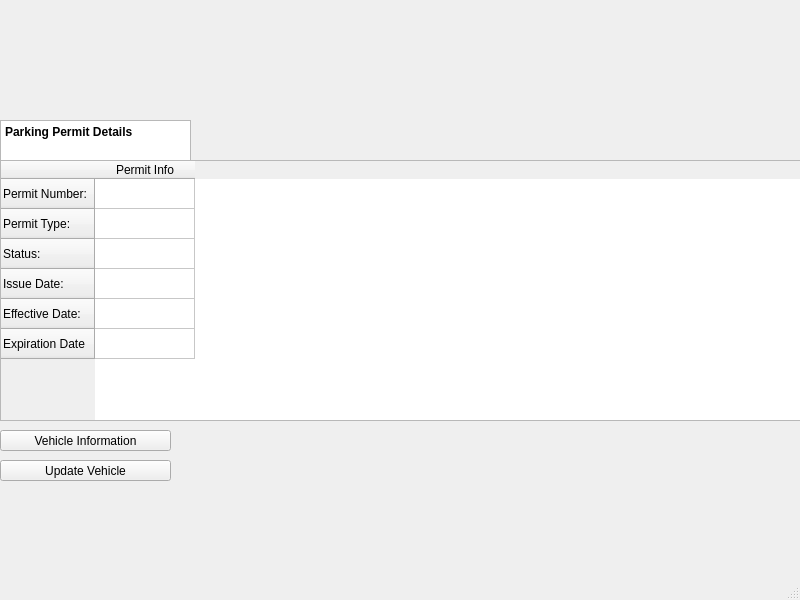
<?xml version="1.0" encoding="UTF-8"?>
<ui version="4.0">
 <class>PermitPage</class>
 <widget class="QMainWindow" name="PermitPage">
  <property name="geometry">
   <rect>
    <x>0</x>
    <y>0</y>
    <width>800</width>
    <height>600</height>
   </rect>
  </property>
  <property name="windowTitle">
   <string>PermitPage</string>
  </property>
  <widget class="QWidget" name="centralwidget">
   <widget class="QTextEdit" name="textEdit">
    <property name="geometry">
     <rect>
      <x>0</x>
      <y>120</y>
      <width>191</width>
      <height>41</height>
     </rect>
    </property>
    <property name="html">
     <string>&lt;!DOCTYPE HTML PUBLIC &quot;-//W3C//DTD HTML 4.0//EN&quot; &quot;http://www.w3.org/TR/REC-html40/strict.dtd&quot;&gt;
&lt;html&gt;&lt;head&gt;&lt;meta name=&quot;qrichtext&quot; content=&quot;1&quot; /&gt;&lt;meta charset=&quot;utf-8&quot; /&gt;&lt;style type=&quot;text/css&quot;&gt;
p, li { white-space: pre-wrap; }
hr { height: 1px; border-width: 0; }
li.unchecked::marker { content: &quot;\2610&quot;; }
li.checked::marker { content: &quot;\2612&quot;; }
&lt;/style&gt;&lt;/head&gt;&lt;body style=&quot; font-family:'Segoe UI'; font-size:9pt; font-weight:400; font-style:normal;&quot;&gt;
&lt;p style=&quot; margin-top:0px; margin-bottom:0px; margin-left:0px; margin-right:0px; -qt-block-indent:0; text-indent:0px;&quot;&gt;&lt;span style=&quot; font-weight:700;&quot;&gt;Parking Permit Details&lt;/span&gt;&lt;/p&gt;&lt;/body&gt;&lt;/html&gt;</string>
    </property>
   </widget>
   <widget class="QTextEdit" name="textEdit_2">
    <property name="geometry">
     <rect>
      <x>180</x>
      <y>160</y>
      <width>171</width>
      <height>31</height>
     </rect>
    </property>
    <property name="html">
     <string>&lt;!DOCTYPE HTML PUBLIC &quot;-//W3C//DTD HTML 4.0//EN&quot; &quot;http://www.w3.org/TR/REC-html40/strict.dtd&quot;&gt;
&lt;html&gt;&lt;head&gt;&lt;meta name=&quot;qrichtext&quot; content=&quot;1&quot; /&gt;&lt;meta charset=&quot;utf-8&quot; /&gt;&lt;style type=&quot;text/css&quot;&gt;
p, li { white-space: pre-wrap; }
hr { height: 1px; border-width: 0; }
li.unchecked::marker { content: &quot;\2610&quot;; }
li.checked::marker { content: &quot;\2612&quot;; }
&lt;/style&gt;&lt;/head&gt;&lt;body style=&quot; font-family:'Segoe UI'; font-size:9pt; font-weight:400; font-style:normal;&quot;&gt;
&lt;p style=&quot; margin-top:0px; margin-bottom:0px; margin-left:0px; margin-right:0px; -qt-block-indent:0; text-indent:0px;&quot;&gt;Permit Number: &lt;/p&gt;&lt;/body&gt;&lt;/html&gt;</string>
    </property>
   </widget>
   <widget class="QTextEdit" name="textEdit_3">
    <property name="geometry">
     <rect>
      <x>180</x>
      <y>200</y>
      <width>171</width>
      <height>31</height>
     </rect>
    </property>
    <property name="html">
     <string>&lt;!DOCTYPE HTML PUBLIC &quot;-//W3C//DTD HTML 4.0//EN&quot; &quot;http://www.w3.org/TR/REC-html40/strict.dtd&quot;&gt;
&lt;html&gt;&lt;head&gt;&lt;meta name=&quot;qrichtext&quot; content=&quot;1&quot; /&gt;&lt;meta charset=&quot;utf-8&quot; /&gt;&lt;style type=&quot;text/css&quot;&gt;
p, li { white-space: pre-wrap; }
hr { height: 1px; border-width: 0; }
li.unchecked::marker { content: &quot;\2610&quot;; }
li.checked::marker { content: &quot;\2612&quot;; }
&lt;/style&gt;&lt;/head&gt;&lt;body style=&quot; font-family:'Segoe UI'; font-size:9pt; font-weight:400; font-style:normal;&quot;&gt;
&lt;p style=&quot; margin-top:0px; margin-bottom:0px; margin-left:0px; margin-right:0px; -qt-block-indent:0; text-indent:0px;&quot;&gt;Permit Type: &lt;/p&gt;&lt;/body&gt;&lt;/html&gt;</string>
    </property>
   </widget>
   <widget class="QTextEdit" name="textEdit_4">
    <property name="geometry">
     <rect>
      <x>180</x>
      <y>240</y>
      <width>171</width>
      <height>31</height>
     </rect>
    </property>
    <property name="html">
     <string>&lt;!DOCTYPE HTML PUBLIC &quot;-//W3C//DTD HTML 4.0//EN&quot; &quot;http://www.w3.org/TR/REC-html40/strict.dtd&quot;&gt;
&lt;html&gt;&lt;head&gt;&lt;meta name=&quot;qrichtext&quot; content=&quot;1&quot; /&gt;&lt;meta charset=&quot;utf-8&quot; /&gt;&lt;style type=&quot;text/css&quot;&gt;
p, li { white-space: pre-wrap; }
hr { height: 1px; border-width: 0; }
li.unchecked::marker { content: &quot;\2610&quot;; }
li.checked::marker { content: &quot;\2612&quot;; }
&lt;/style&gt;&lt;/head&gt;&lt;body style=&quot; font-family:'Segoe UI'; font-size:9pt; font-weight:400; font-style:normal;&quot;&gt;
&lt;p style=&quot; margin-top:0px; margin-bottom:0px; margin-left:0px; margin-right:0px; -qt-block-indent:0; text-indent:0px;&quot;&gt;Status: &lt;/p&gt;&lt;/body&gt;&lt;/html&gt;</string>
    </property>
   </widget>
   <widget class="QTextEdit" name="textEdit_5">
    <property name="geometry">
     <rect>
      <x>180</x>
      <y>280</y>
      <width>171</width>
      <height>31</height>
     </rect>
    </property>
    <property name="html">
     <string>&lt;!DOCTYPE HTML PUBLIC &quot;-//W3C//DTD HTML 4.0//EN&quot; &quot;http://www.w3.org/TR/REC-html40/strict.dtd&quot;&gt;
&lt;html&gt;&lt;head&gt;&lt;meta name=&quot;qrichtext&quot; content=&quot;1&quot; /&gt;&lt;meta charset=&quot;utf-8&quot; /&gt;&lt;style type=&quot;text/css&quot;&gt;
p, li { white-space: pre-wrap; }
hr { height: 1px; border-width: 0; }
li.unchecked::marker { content: &quot;\2610&quot;; }
li.checked::marker { content: &quot;\2612&quot;; }
&lt;/style&gt;&lt;/head&gt;&lt;body style=&quot; font-family:'Segoe UI'; font-size:9pt; font-weight:400; font-style:normal;&quot;&gt;
&lt;p style=&quot; margin-top:0px; margin-bottom:0px; margin-left:0px; margin-right:0px; -qt-block-indent:0; text-indent:0px;&quot;&gt;Issue Date:&lt;/p&gt;&lt;/body&gt;&lt;/html&gt;</string>
    </property>
   </widget>
   <widget class="QTextEdit" name="textEdit_6">
    <property name="geometry">
     <rect>
      <x>180</x>
      <y>320</y>
      <width>171</width>
      <height>31</height>
     </rect>
    </property>
    <property name="html">
     <string>&lt;!DOCTYPE HTML PUBLIC &quot;-//W3C//DTD HTML 4.0//EN&quot; &quot;http://www.w3.org/TR/REC-html40/strict.dtd&quot;&gt;
&lt;html&gt;&lt;head&gt;&lt;meta name=&quot;qrichtext&quot; content=&quot;1&quot; /&gt;&lt;meta charset=&quot;utf-8&quot; /&gt;&lt;style type=&quot;text/css&quot;&gt;
p, li { white-space: pre-wrap; }
hr { height: 1px; border-width: 0; }
li.unchecked::marker { content: &quot;\2610&quot;; }
li.checked::marker { content: &quot;\2612&quot;; }
&lt;/style&gt;&lt;/head&gt;&lt;body style=&quot; font-family:'Segoe UI'; font-size:9pt; font-weight:400; font-style:normal;&quot;&gt;
&lt;p style=&quot; margin-top:0px; margin-bottom:0px; margin-left:0px; margin-right:0px; -qt-block-indent:0; text-indent:0px;&quot;&gt;Effective Date:&lt;/p&gt;&lt;/body&gt;&lt;/html&gt;</string>
    </property>
   </widget>
   <widget class="QTextEdit" name="textEdit_7">
    <property name="geometry">
     <rect>
      <x>180</x>
      <y>360</y>
      <width>171</width>
      <height>31</height>
     </rect>
    </property>
    <property name="html">
     <string>&lt;!DOCTYPE HTML PUBLIC &quot;-//W3C//DTD HTML 4.0//EN&quot; &quot;http://www.w3.org/TR/REC-html40/strict.dtd&quot;&gt;
&lt;html&gt;&lt;head&gt;&lt;meta name=&quot;qrichtext&quot; content=&quot;1&quot; /&gt;&lt;meta charset=&quot;utf-8&quot; /&gt;&lt;style type=&quot;text/css&quot;&gt;
p, li { white-space: pre-wrap; }
hr { height: 1px; border-width: 0; }
li.unchecked::marker { content: &quot;\2610&quot;; }
li.checked::marker { content: &quot;\2612&quot;; }
&lt;/style&gt;&lt;/head&gt;&lt;body style=&quot; font-family:'Segoe UI'; font-size:9pt; font-weight:400; font-style:normal;&quot;&gt;
&lt;p style=&quot; margin-top:0px; margin-bottom:0px; margin-left:0px; margin-right:0px; -qt-block-indent:0; text-indent:0px;&quot;&gt;Expiration Date: &lt;/p&gt;&lt;/body&gt;&lt;/html&gt;</string>
    </property>
   </widget>
   <widget class="QPushButton" name="VehicleInfo">
    <property name="geometry">
     <rect>
      <x>0</x>
      <y>430</y>
      <width>171</width>
      <height>21</height>
     </rect>
    </property>
    <property name="text">
     <string>Vehicle Information</string>
    </property>
   </widget>
   <widget class="QPushButton" name="UpdateVehicle">
    <property name="geometry">
     <rect>
      <x>0</x>
      <y>460</y>
      <width>171</width>
      <height>21</height>
     </rect>
    </property>
    <property name="text">
     <string>Update Vehicle</string>
    </property>
   </widget>
   <widget class="QLabel" name="label">
    <property name="geometry">
     <rect>
      <x>0</x>
      <y>0</y>
      <width>801</width>
      <height>81</height>
     </rect>
    </property>
    <property name="text">
     <string/>
    </property>
    <property name="pixmap">
     <pixmap>../../../Desktop/CSCE 3444 project/banner/UNT-Banner.jpg</pixmap>
    </property>
    <property name="scaledContents">
     <bool>true</bool>
    </property>
   </widget>
   <widget class="QTableWidget" name="tableWidget">
    <property name="geometry">
     <rect>
      <x>0</x>
      <y>160</y>
      <width>801</width>
      <height>261</height>
     </rect>
    </property>
    <property name="styleSheet">
     <string notr="true">QTableWidget{
backgrounf-color: #qlineargradient(spread:pad, x1:0, y1:0, x2:1, y2:0, stop:0 rgba(59, 208, 31, 255), stop:1 rgba(255, 255, 255, 255));
rgb(148, 255, 146)
}</string>
    </property>
    <property name="selectionMode">
     <enum>QAbstractItemView::NoSelection</enum>
    </property>
    <property name="gridStyle">
     <enum>Qt::CustomDashLine</enum>
    </property>
    <row>
     <property name="text">
      <string>Permit Number:</string>
     </property>
    </row>
    <row>
     <property name="text">
      <string>Permit Type:</string>
     </property>
    </row>
    <row>
     <property name="text">
      <string>Status:</string>
     </property>
    </row>
    <row>
     <property name="text">
      <string>Issue Date:</string>
     </property>
    </row>
    <row>
     <property name="text">
      <string>Effective Date:</string>
     </property>
    </row>
    <row>
     <property name="text">
      <string>Expiration Date</string>
     </property>
    </row>
    <column>
     <property name="text">
      <string>Permit Info</string>
     </property>
    </column>
   </widget>
  </widget>
  <widget class="QMenuBar" name="menubar">
   <property name="geometry">
    <rect>
     <x>0</x>
     <y>0</y>
     <width>800</width>
     <height>21</height>
    </rect>
   </property>
  </widget>
  <widget class="QStatusBar" name="statusbar"/>
 </widget>
 <resources/>
 <connections/>
</ui>
